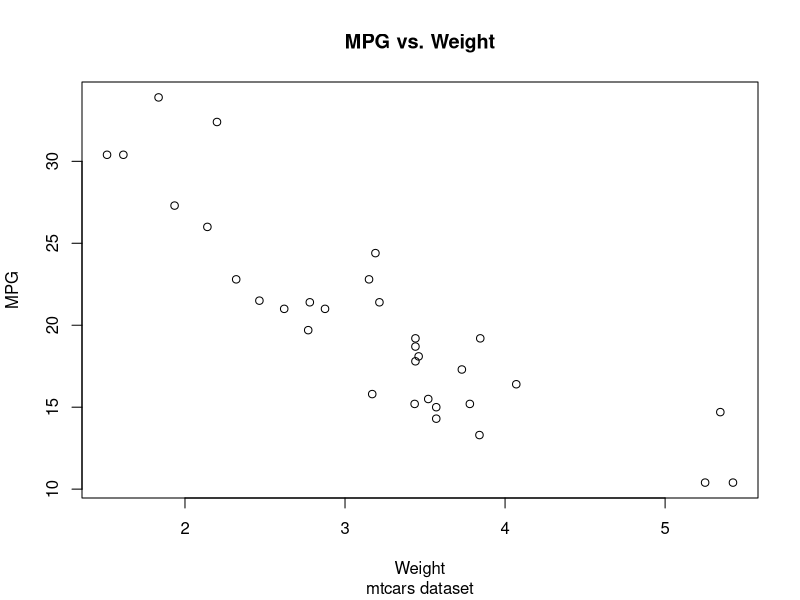

Here is the R script that generated this plot:
plot(mtcars$wt, mtcars$mpg,
       main = "MPG vs. Weight",
       sub = "mtcars dataset",
       xlab = "Weight",
       ylab = "MPG")
